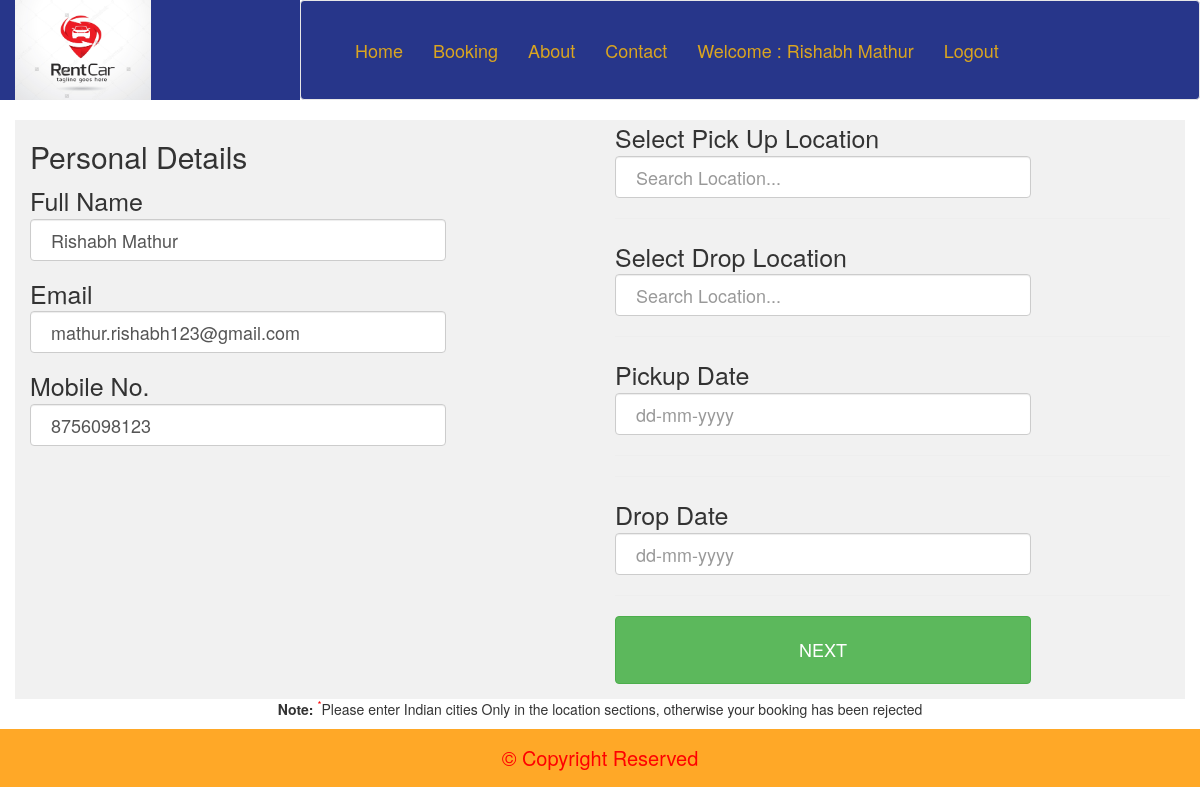
/pickup_time.php (signed in), run on an earlier commit of the app's database.
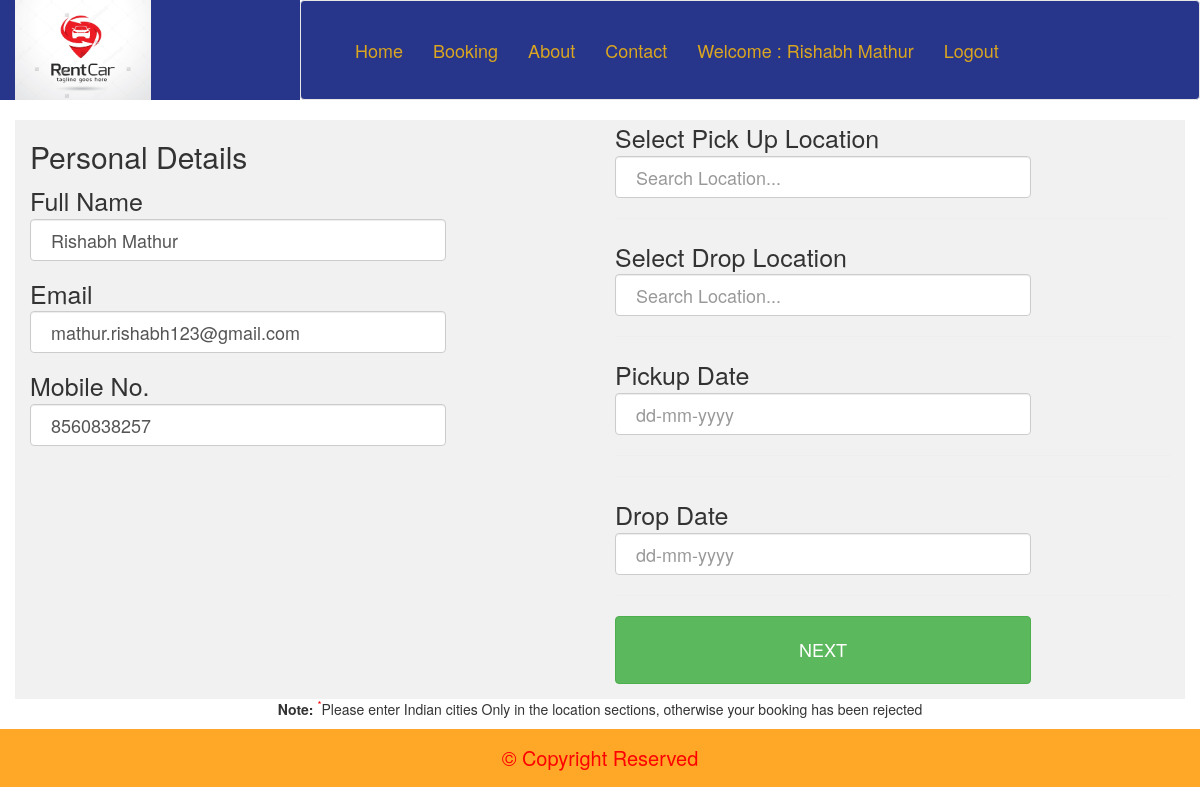
And on a later commit of the database.
### tables this page shows
CREATE TABLE IF NOT EXISTS `userdetails` (
  `id` int(20) NOT NULL AUTO_INCREMENT,
  `name` varchar(255) NOT NULL,
  `email` varchar(255) NOT NULL,
  `mobile` bigint(15) NOT NULL,
  `password` varchar(255) NOT NULL,
  PRIMARY KEY (`id`)
);

### pickup_time.php (the view, shortened to what the changed rows need)
<?php
    include('header.php');
    include('connect.php');
    if(isset($_SESSION['user'])){
?><body onload="document.details.address.focus();">
   <div class="container">
       <div class="row"><form action="" method="post" name="details" autocomplete="off">
       <?php
            $sqli = "select * from userdetails where email = '".$_SESSION['user']."'";
            $run = mysqli_query($conn, $sqli);
            while ($data = mysqli_fetch_array($run)){
        ?>
       <div class="col-md-6 column">
                      <h2>Personal Details</h2>
               <div class="form-group">
                   <lable>Full Name </lable>
                   <input type="text" class="form-control" name="name" value="<?php echo $data['name']; ?>" required="">
               </div>
               <div class="form-group">
                   <lable>Email </lable>
                   <input type="email" class="form-control" name="email" value="<?php echo $data['email']; ?>" required="">
               </div>
               <div class="form-group">
                   <lable>Mobile No. </lable>
                   <input type="text" class="form-control" name="mobile" value="<?php echo $data['mobile']; ?>" required="">
               </div>
           </div>
           <?php  } ?>
           </form>
    </div>
</div>
        </body>
<?php
    include('footer.php');
    }
else{
    echo "<script>
            alert('Please login First');
            window.location.href = 'UserSignIn.php';
        </script>";
}
?>

### header.php (shortened to what the changed rows need)
  <html>
   <head>
     <link rel="stylesheet" href="https://use.fontawesome.com/releases/v5.8.2/css/all.css">
  <link rel="stylesheet" href="https://maxcdn.bootstrapcdn.com/bootstrap/3.3.7/css/bootstrap.min.css">
       <link rel="stylesheet" type="text/css" href="https://cdnjs.cloudflare.com/ajax/libs/animate.css/3.7.0/animate.min.css">
       <link rel="stylesheet" href="jquery-ui-1.12.1/jquery-ui.css">
       <link rel="stylesheet" href="jquery-ui-1.12.1/jquery-ui.structure.css">
       <link rel="stylesheet" href="jquery-ui-1.12.1/jquery-ui.theme.css">
<link rel="stylesheet" href="style.css">
   </head>
   <body>
        <div class="container-fluid">
           <div class="row">
               <div class="col-md-9"  style="padding: 0px; border: none; outline: none;">
                   <nav class="navbar navbar-default navigation">
                           <div class="navbar-collapse collapse" id="navb">
                           <ul class="nav navbar-nav navbar-left lists">
                                <?php
                               if(isset($_SESSION['user']))
                               {
                                   include('connect.php');
                                   $sql = "select * from userdetails where email = '".$_SESSION['user']."'";
                                   $res = mysqli_query($conn, $sql);
                                   $data = mysqli_fetch_array($res);
                                   ?>
                                   <li><a href="user_profile.php?id=<?php echo $data['id']; ?>">Welcome : <?php echo $data['name']; ?></a></li>
                                    <li><a href="logout.php">Logout</a></li>
                                   <?php
                               }
                               else
                               {
                                   ?>
                                   <li><a href="UserSignIn.php">SignIn</a></li>
                                   <?php
                               }
                       ?>
                           </ul>
                       </div>
                   </nav>
               </div>
           </div>
       </div>

What changed in the data, as far as the page shows it:
changed userdetails "Rishabh Mathur": mobile "8756098123" → "8560838257"
